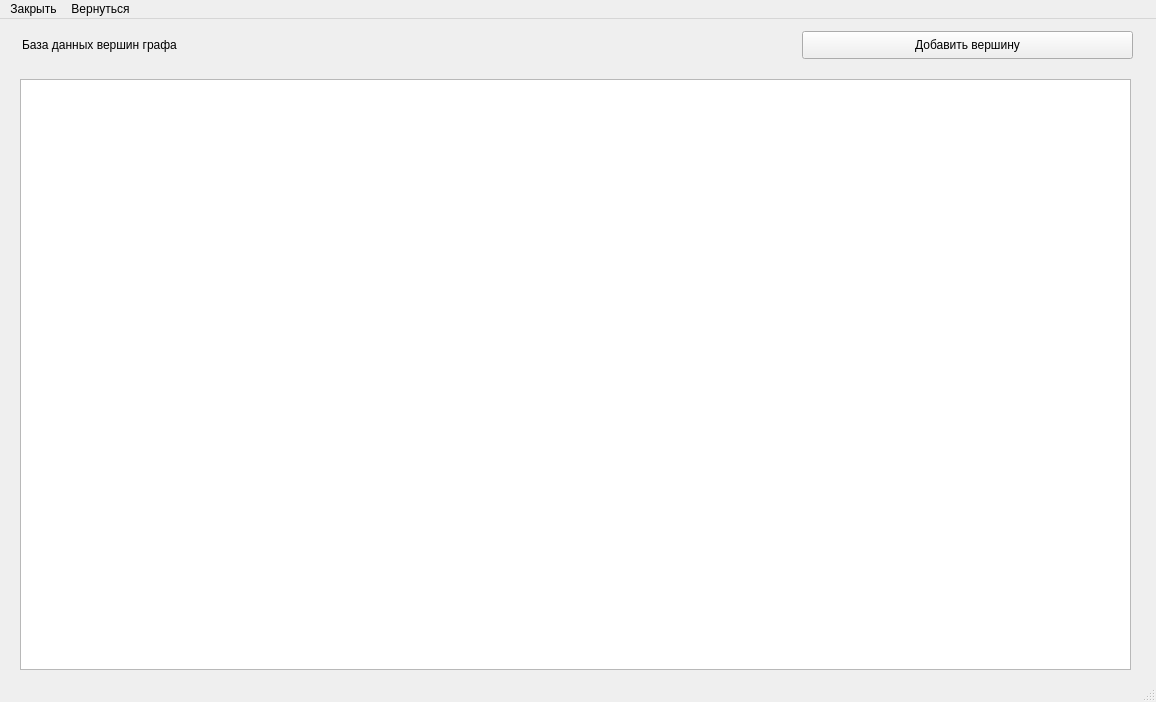
<?xml version="1.0" encoding="UTF-8"?>
<ui version="4.0">
 <class>MainWindowRedactVertex</class>
 <widget class="QMainWindow" name="MainWindowRedactVertex">
  <property name="geometry">
   <rect>
    <x>0</x>
    <y>0</y>
    <width>1156</width>
    <height>702</height>
   </rect>
  </property>
  <property name="minimumSize">
   <size>
    <width>1156</width>
    <height>702</height>
   </size>
  </property>
  <property name="maximumSize">
   <size>
    <width>1156</width>
    <height>702</height>
   </size>
  </property>
  <property name="windowTitle">
   <string>MainWindow</string>
  </property>
  <widget class="QWidget" name="centralwidget">
   <widget class="QTableView" name="RecordTableView">
    <property name="geometry">
     <rect>
      <x>20</x>
      <y>60</y>
      <width>1111</width>
      <height>591</height>
     </rect>
    </property>
    <property name="sortingEnabled">
     <bool>true</bool>
    </property>
   </widget>
   <widget class="QWidget" name="layoutWidget">
    <property name="geometry">
     <rect>
      <x>22</x>
      <y>11</y>
      <width>1111</width>
      <height>30</height>
     </rect>
    </property>
    <layout class="QHBoxLayout" name="horizontalLayout">
     <item>
      <widget class="QLabel" name="label">
       <property name="text">
        <string>База данных вершин графа</string>
       </property>
      </widget>
     </item>
     <item>
      <spacer name="horizontalSpacer">
       <property name="orientation">
        <enum>Qt::Horizontal</enum>
       </property>
       <property name="sizeHint" stdset="0">
        <size>
         <width>40</width>
         <height>20</height>
        </size>
       </property>
      </spacer>
     </item>
     <item>
      <widget class="QPushButton" name="addRecordButton">
       <property name="minimumSize">
        <size>
         <width>331</width>
         <height>28</height>
        </size>
       </property>
       <property name="text">
        <string>Добавить вершину</string>
       </property>
      </widget>
     </item>
    </layout>
   </widget>
  </widget>
  <widget class="QMenuBar" name="menubar">
   <property name="geometry">
    <rect>
     <x>0</x>
     <y>0</y>
     <width>1156</width>
     <height>26</height>
    </rect>
   </property>
   <widget class="QMenu" name="menu">
    <property name="title">
     <string>Закрыть</string>
    </property>
    <addaction name="CloseWindow"/>
   </widget>
   <widget class="QMenu" name="menu_2">
    <property name="title">
     <string>Вернуться</string>
    </property>
    <addaction name="ReturnAction"/>
   </widget>
   <addaction name="menu"/>
   <addaction name="menu_2"/>
  </widget>
  <widget class="QStatusBar" name="statusbar"/>
  <action name="ReturnAction">
   <property name="checkable">
    <bool>true</bool>
   </property>
   <property name="text">
    <string>Вернуться назад</string>
   </property>
  </action>
  <action name="CloseWindow">
   <property name="checkable">
    <bool>true</bool>
   </property>
   <property name="text">
    <string>Закрыть окно</string>
   </property>
  </action>
 </widget>
 <resources/>
 <connections/>
</ui>
